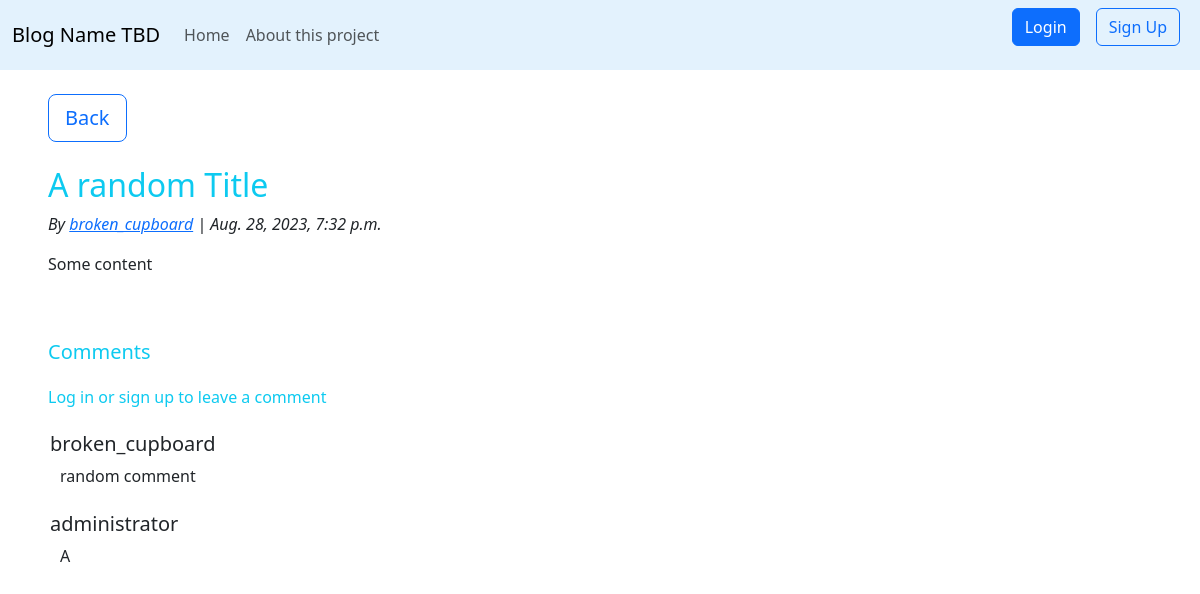
/article/7, run on the app's committed database.
### blogApp/models.py (models this page shows, shortened)
class Blog_Post(models.Model):
    user_name = models.CharField(max_length=122)
    title = models.CharField(max_length=122, default="")
    post_content = models.TextField()
    date = models.DateTimeField()

class Comments(models.Model):
    user_name = models.CharField(max_length=122)
    comment = models.TextField()
    art_id = models.ForeignKey(Blog_Post, on_delete=models.CASCADE)

### blogApp/views.py (the view, shortened to what this page needs)
# urls.py: path('article/<number>', views.display_post, name='display'),
def display_post (request, number):
    if request.method=='GET':
        post = Blog_Post.objects.get(id=number)
        comm = Comments.objects.filter(art_id=post)
        context={
            'post':post,
            'comm':comm
        }
        return render (request, 'display.html', context)

### templates/display.html (shortened to what this page needs)
{% extends 'base.html' %}
{% block body %}
    <div class="mx-5">
        <a type="button" class="btn btn-outline-primary btn-lg mr-2 mt-4 " href="{% url 'blogApp:home' %}">Back</a>
    </div>
    <h2 class="text-info mx-5 mt-4">{{post.title}}</h2>
    <i class="mx-5">By <a href="{% url 'blogApp:user' post.user_name %}">{{post.user_name}}</a> | {{post.date}} </i>
    <p class="mx-5 my-3">{{post.post_content}}</p>
    <br>
    <h5 class="text-info mx-5 mt-4">Comments</h5>
    {% if user.is_authenticated%}
    <div class="col-6">
    <form action="{% url 'blogApp:display' post.pk %}" method="post" class="mx-5" >
        {% csrf_token %}
        <input type="text" class="form-control" id="comment" name="comment" aria-describedby="comdis" placeholder="Leave a comment">
        <small id="comdis" class="form-text text-muted px-2">You are commenting as {{user.get_username}}.</small>
        <br>
        <button type="submit" class="btn btn-outline-secondary my-3 mx-1" href="{% url 'blogApp:display' post.pk %}">Submit</button>
    </form>
    </div>
    {% else%}
        <h6 class="text-info align-middle mx-5 mt-4">Log in or sign up to leave a comment</h6>
    {% endif %}
    <div style="margin-left: 50px">
        {% for entry in comm %}
            <h5 class="mt-4">{{entry.user_name}}</h5>
            <p style="margin-left: 10px">{{entry.comment}}</p>
        {% endfor %}
    </div>
{% endblock body %}

### data on the page
Blog_Post: title "A random Title", user_name "broken_cupboard", date "Aug. 28, 2023, 7:32 p.m.", post_content "Some content"
Comments: user_name "broken_cupboard", comment "random comment"
Comments: user_name "administrator", comment "A"
